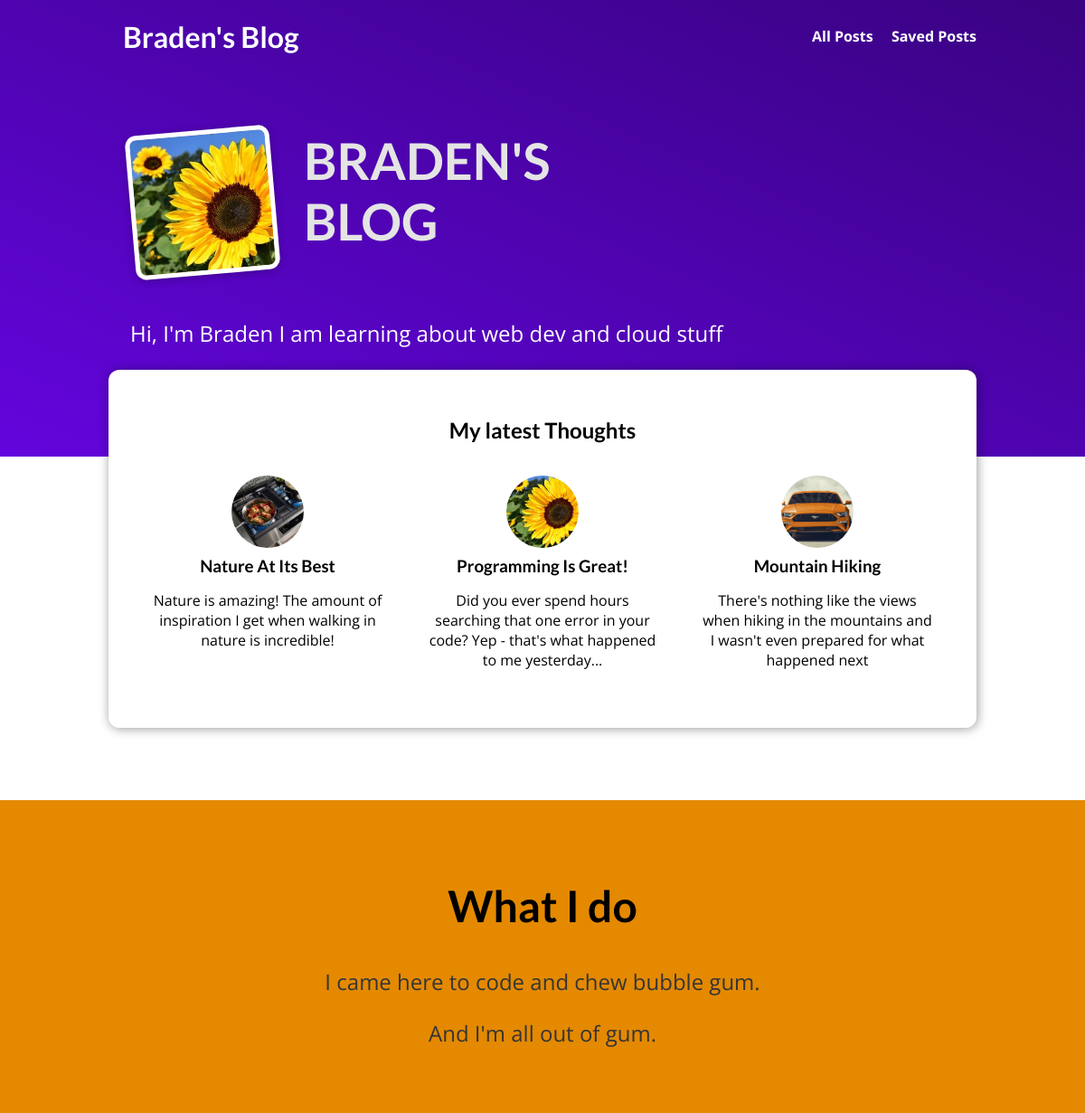
The page / on the database its author committed.
### blog/models.py (models this page shows, shortened)
class Post(models.Model):
    title               = models.CharField(max_length=128, null=False)
    excerpt             = models.CharField(max_length=256, null=False)
    image               = models.ImageField(upload_to="posts", null=True)
    date_created        = models.DateTimeField(auto_now_add=True)
    date_last_modified  = models.DateTimeField(auto_now=True)
    slug                = models.SlugField(unique=True, db_index=True)
    content             = models.TextField(validators=[MinLengthValidator(16)])
    author              = models.ForeignKey(Author, on_delete=models.SET_NULL, null=True, related_name="posts")
    tags                = models.ManyToManyField(Tag, related_name="posts")

### blog/views.py (the view)
# urls.py: path("", views.StartingPageView.as_view(), name="starting-page"),
class StartingPageView(ListView):
    template_name = "blog/starting_page.html"
    model = Post
    ordering = ["-date_created"]
    context_object_name = "posts"
    def get_queryset(self):
        queryset = super().get_queryset()
        data = queryset[:3]
        return data

### blog/templates/blog/starting_page.html (shortened to what this page needs)
{% extends "base.html" %}
{% load static %}
{% block css_files %}
    <link rel="stylesheet" href="{% static "blog/starting_page.css" %}" />
    <link rel="stylesheet" href="{% static "blog/post.css" %}" />
{% endblock %}
{% block content %}
    <section id="welcome">
        <header>
            <img src="{% static "blog/images/flower.webp" %}" alt="Braden - The Author of this blog." />
            <h2>BRADEN'S BLOG</h2>
        </header>
        <p>Hi, I'm Braden I am learning about web dev and cloud stuff</p>
    </section>
    <section id="latest-posts">
        <h2>My latest Thoughts</h2>
        <ul>
            {% for post in posts %}
                {% include "blog/includes/post.html" %}
            {% endfor %}
        </ul>
    </section>
    <section id="about">
        <h2>What I do</h2>
        <p>
            I came here to code and chew bubble gum.
        </p>
        <p>
            And I'm all out of gum.
        </p>
    </section>
{% endblock %}

### blog/templates/blog/includes/post.html (shortened to what this page needs)
<li>
    <article class="post">
        <a href="{% url "post-detail-page" post.slug %}">
            <img src="{{ post.image.url }}" alt="{{ post.title }}" />
            <div class="post__content">
                <h3>{{ post.title }}</h3>
                <p>
                    {{ post.excerpt}}
                </p>
            </div>
        </a>
    </article>
</li>

### static/app.css (style rules this page uses)
* { box-sizing: border-box; }
html { font-family: 'Open Sans', 'Lato', sans-serif; }
body { margin: 0; }
h1, h2, h3 { font-family: 'Lato', sans-serif; font-weight: bold; }

### blog/static/blog/starting_page.css (style rules this page uses)
#welcome { background: linear-gradient(to right top, #6305dd, #390281); padding: 6rem 12%; }
#welcome header { display: flex; align-items: flex-start; margin: 3rem auto; }
#welcome img { width: 10rem; height: 10rem; object-fit: cover; object-position: top; border: 5px solid white; border-radius: 12px; background-color: #ffe1bf; transform: rotateZ(-5deg); box-shadow: 0 2px 8px rgba(0, 0, 0, 0.25); }
#welcome h2 { font-size: 3.5rem; margin: 0 0 0 2rem; color: #e4e4e4; width: 10rem; }
#welcome p { color: white; font-size: 1.5rem; }
#latest-posts { background-color: white; padding: 2rem; border-radius: 12px; width: 60rem; margin: -6rem auto 2rem auto; box-shadow: 1px 1px 12px rgba(0, 0, 0, 0.4); }
#latest-posts h2 { text-align: center; }
#latest-posts ul { list-style: none; margin: 0; padding: 0; display: flex; gap: 1rem; }
#latest-posts li { flex: 1; }
#about { text-align: center; padding: 3rem; background-color: #e48900; margin-top: 5rem; }
#about h2 { font-size: 3rem; }
#about p { font-size: 1.5rem; color: #353535; }

### blog/static/blog/post.css (style rules this page uses)
.post { display: flex; flex-direction: column; align-items: center; text-align: center; }
.post a { text-decoration: none; color: black; transition: all 0.2s ease; padding: 1rem; }
.post img { width: 5rem; height: 5rem; object-fit: cover; border-radius: 50%; }
.post h3 { margin: 0.25rem 0; }

### rows shown on the page
Post: image (picture), title "Nature At Its Best", excerpt "Nature is amazing! The amount of inspiration I get when walking in nature is incredible!"
Post: image (picture), title "Programming Is Great!", excerpt "Did you ever spend hours searching that one error in your code? Yep - that's what happened to me yesterday..."
Post: image (picture), title "Mountain Hiking", excerpt "There's nothing like the views when hiking in the mountains and I wasn't even prepared for what happened next"
